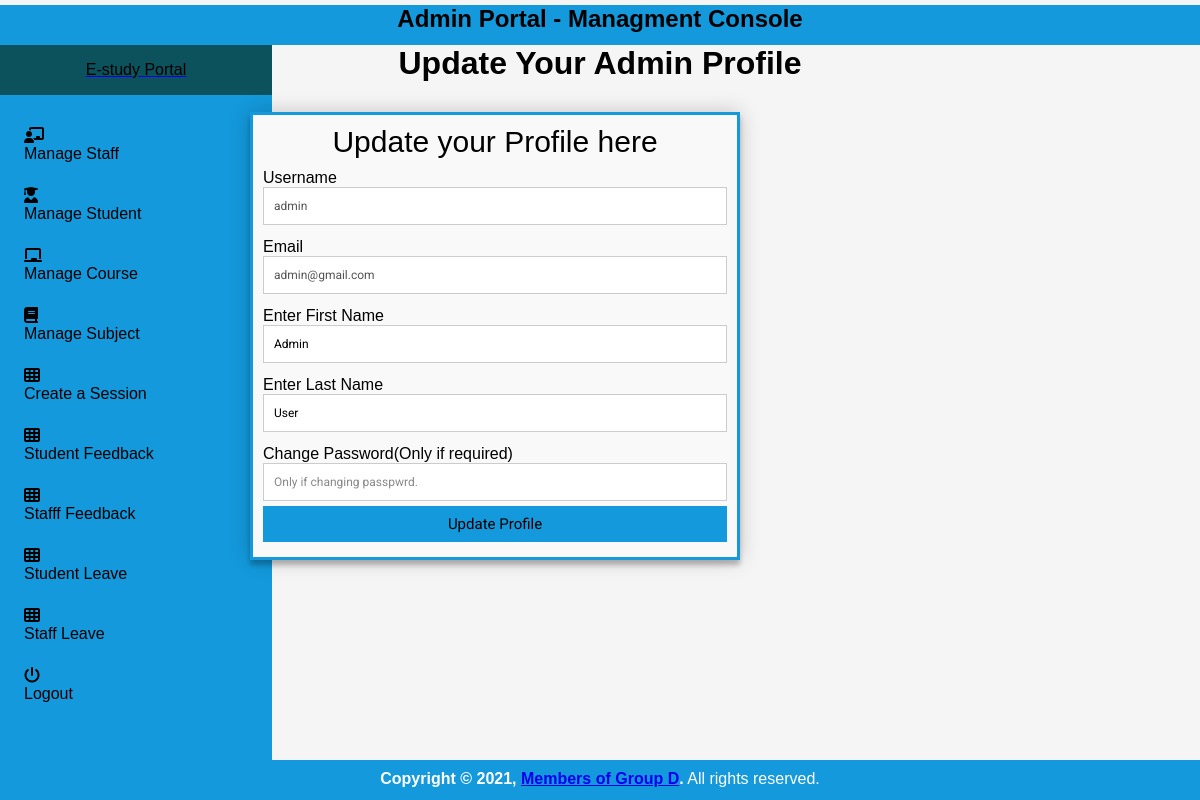
Page /admin_profile/ (signed in) on the committed database.
### student_management_app/models.py (models this page shows)
class CustomUser(AbstractUser):
    user_type_data = ((1, "HOD"), (2, "Staff"), (3, "Student"))
    user_type = models.CharField(default=1, choices=user_type_data, max_length=10)

### student_management_app/HodViews.py (the view)
# urls.py: path('admin_profile/', HodViews.admin_profile, name="admin_profile"),
def admin_profile(request):
    user = CustomUser.objects.get(id=request.user.id)
    context={
        "user": user
    }
    return render(request, 'hod_template/admin_profile.html', context)

### student_management_app/LoginCheckMiddleWare.py (called while the page is built, shortened)
    def process_view(self, request, view_func, view_args, view_kwargs):
        modulename = view_func.__module__
        user = request.user
        if user.is_authenticated:
            if user.user_type == "1":
                if modulename == "student_management_app.HodViews":
                    pass
                elif modulename == "student_management_app.views" or modulename == "django.views.static":
                    pass
                else:
                    return redirect("admin_profile")
            else:
                return redirect("home")

### student_management_app/templates/hod_template/admin_profile.html (shortened to what this page needs)
{% extends 'hod_template/base_template.html' %}
{% block page_title %}
  Update Your Admin Profile
{% endblock page_title %}
{% block main_content %}
{% load static %}
<html>
<head>
</head>
<body>
<div class="container">
        <div class="container-fluid">
            <div class="row">
                <div class="col-md-12">
                    <form id="contact" role="form" method="POST" action="{% url 'admin_profile_update' %}" style="width: 70%; border: 3px solid #1399DC; padding: 10px; margin-top: 30px;">
<h3>Update your Profile here</h3>
                        <div class="card-body" >
                            <div class="form-group">
                                <label>Username </label>
                                <input type="text" class="form-control" name="username" value="{{ user.username }}" disabled="disabled" style="width: 100%;">
                            </div>
                            <div class="form-group">
                                <label>Email </label>
                                <input type="text" class="form-control" name="email" value="{{ user.email }}" disabled="disabled" style="width: 100%;">
                            </div>
                            <div class="form-group">
                                <label>Enter First Name </label>
                                <input type="text" class="form-control" name="first_name" value="{{ user.first_name }}" sstyle="width: 100%;">
                            </div>
                            <div class="form-group">
                                <label>Enter Last Name </label>
                                <input type="text" class="form-control" name="last_name" value="{{ user.last_name }}" style="width: 100%;">
                            </div>
                            <div class="form-group">
                                <label>Change Password(Only if required)</label>
                                <input type="text" class="form-control" name="password" placeholder="Only if changing passpwrd." style="width: 100%;">
                            </div>
                        </div>
                        <div class="card-footer">
                        <button type="submit" class="btn btn-primary" style="background-color: #1399DC; color: black;width: 100%;">Update Profile</button>
                        </div>
                    </form>
                    </div>
                </div>
            </div>
        </div>
</div></body></html>
  {% endblock main_content %}

### student_management_app/templates/hod_template/base_template.html (style rules this page uses)
* { box-sizing: border-box; }
body { margin: 0; padding: 0; font-family: Arial, Helvetica, sans-serif; width: 100%; height: 100%; background-color: whitesmoke; }

### student_management_app/templates/hod_template/sidebar_template.html (style rules this page uses)
* { box-sizing: border-box; margin: 0; padding: 0; font-family: "Quicksand", sans-serif; }
body { display: flex; flex-direction: row; background-color: #b4a5a5; }

### student_management_app/templates/hod_template/admin_profile.html (style rules this page uses)
* { margin: 0; padding: 0; box-sizing: border-box; -webkit-box-sizing: border-box; -moz-box-sizing: border-box; -webkit-font-smoothing: antialiased; -moz-font-smoothing: antialiased; -o-font-smoothing: antialiased; font-smoothing: antialiased; text-rendering: optimizeLegibility; }
body { background: whitesmoke; }
.container { max-width: 700px; width: 100%; margin: 0 auto; position: relative; }
#contact input[type="text"], #contact input[type="email"], #contact input[type="tel"], #contact input[type="url"], #contact textarea, #contact button[type="submit"] { font: 400 12px/16px "Roboto", Helvetica, Arial, sans-serif; }
#contact { background: #F9F9F9; padding: 25px; box-shadow: 0 0 20px 0 rgba(0, 0, 0, 0.2), 0 5px 5px 0 rgba(0, 0, 0, 0.24); padding-top: 40px; width: 100%; border: 3px solid #1399DC; padding: 10px; }
#contact h3 { display: block; font-size: 30px; font-weight: 300; margin-bottom: 10px; }
#contact input[type="text"], #contact input[type="email"], #contact input[type="tel"], #contact input[type="url"], #contact textarea { width: 100%; border: 1px solid #ccc; background: #FFF; margin: 0 0 5px; padding: 10px; }
#contact button[type="submit"] { cursor: pointer; width: 100%; border: none; background: #4CAF50; color: #FFF; margin: 0 0 5px; padding: 10px; font-size: 15px; }
.row { max-font-size: 700px; }

### rows in the picture
CustomUser: username "admin", email "admin@gmail.com", first_name "Admin", last_name "User"
